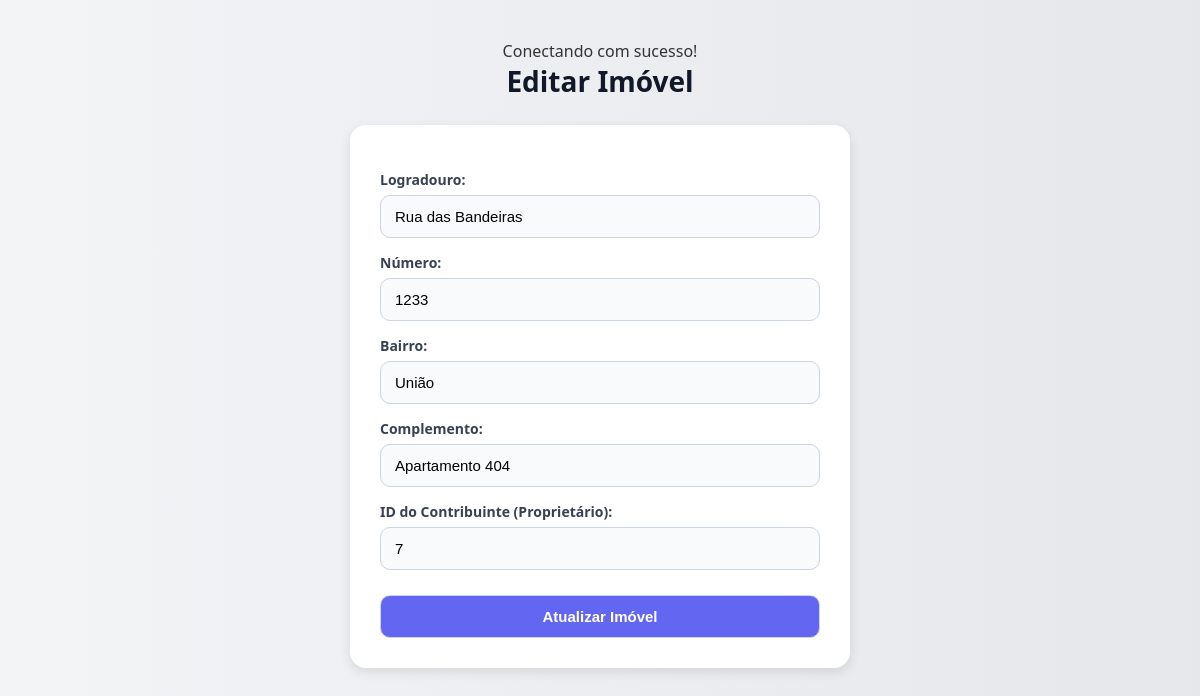
The page /cadastro_imoveis/imoveis/editar.php?id=11 on the database its author committed.
### tables this page shows
CREATE TABLE `imoveis` (
  `inscricao_municipal` int(11) NOT NULL,
  `logradouro` varchar(255) NOT NULL,
  `numero` varchar(100) NOT NULL,
  `bairro` varchar(100) NOT NULL,
  `complemento` varchar(100) DEFAULT NULL,
  `id_contribuinte` int(11) NOT NULL
);

### cadastro_imoveis/imoveis/editar.php (the view, shortened to what this page needs)
<?php
include '../conexao.php';
$id = intval($_GET['id']);
$sql = "SELECT * FROM imoveis WHERE inscricao_municipal = $id";
$result = mysqli_query($conexao, $sql);
$imovel = mysqli_fetch_assoc($result);
?>
<!DOCTYPE html>
<html lang="pt-br">
<head>
    <link rel="stylesheet" href="../css/editar.css">
</head>
<body>
<h2>Editar Imóvel</h2>
<form action="atualizar_imovel.php" method="post">
    <label>Logradouro:</label>
    <input type="text" name="logradouro" required value="<?php echo $imovel['logradouro']; ?>">
    <label>Número:</label>
    <input type="text" name="numero" required value="<?php echo $imovel['numero']; ?>">
    <label>Bairro:</label>
    <input type="text" name="bairro" required value="<?php echo $imovel['bairro']; ?>">
    <label>Complemento:</label>
    <input type="text" name="complemento" value="<?php echo $imovel['complemento']; ?>">
    <label>ID do Contribuinte (Proprietário):</label>
    <input type="number" name="id_contribuinte" required value="<?php echo $imovel['id_contribuinte']; ?>">
    <input type="submit" value="Atualizar Imóvel">
</form>
</body>
</html>

### cadastro_imoveis/css/editar.css (style rules this page uses)
* { margin: 0; padding: 0; box-sizing: border-box; }
body { font-family: 'Segoe UI', Tahoma, Geneva, Verdana, sans-serif; background: linear-gradient(to right, #f3f4f6, #e5e7eb); display: flex; flex-direction: column; align-items: center; justify-content: start; padding-top: 40px; min-height: 100vh; color: #333; }
h2 { font-size: 28px; margin-bottom: 25px; color: #111827; }
form { background-color: #ffffff; padding: 30px; border-radius: 16px; box-shadow: 0 4px 12px rgba(0, 0, 0, 0.1); width: 100%; max-width: 500px; }
form label { display: block; margin-bottom: 6px; margin-top: 15px; font-weight: 600; font-size: 14px; color: #374151; }
form input, form select { width: 100%; padding: 12px 14px; border-radius: 10px; border: 1px solid #cbd5e1; background-color: #f9fafb; font-size: 15px; transition: border-color 0.2s; }
form input[type="submit"] { margin-top: 25px; background-color: #6366f1; color: white; font-weight: 600; cursor: pointer; transition: background-color 0.3s; }

### rows shown on the page
imoveis: logradouro "Rua das Bandeiras", numero "1233", bairro "União", complemento "Apartamento 404", id_contribuinte "7"
